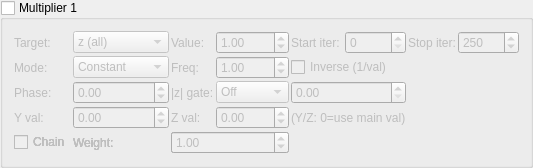
   <widget class="MyGroupBox" name="groupCheck_transf_multiplier_enabled_1_false">
    <property name="title"><string>Multiplier 1</string></property>
    <property name="checkable"><bool>true</bool></property>
    <property name="checked"><bool>false</bool></property>
    <layout class="QGridLayout" name="gridLayout_mult1">
     <property name="spacing"><number>2</number></property>
     <item row="0" column="0">
      <widget class="QLabel"><property name="text"><string>Target:</string></property></widget>
     </item>
     <item row="0" column="1">
      <widget class="MyComboBox" name="comboBox_transf_multiplier_mode_1">
       <item><property name="text"><string notr="true">z (all)</string></property></item>
       <item><property name="text"><string notr="true">z.x</string></property></item>
       <item><property name="text"><string notr="true">z.y</string></property></item>
       <item><property name="text"><string notr="true">z.z</string></property></item>
       <item><property name="text"><string notr="true">DE</string></property></item>
       <item><property name="text"><string notr="true">color</string></property></item>
        <item><property name="text"><string notr="true">z.w</string></property></item>
        <item><property name="text"><string notr="true">z.xy</string></property></item>
        <item><property name="text"><string notr="true">z.xz</string></property></item>
        <item><property name="text"><string notr="true">z.yz</string></property></item>
        <item><property name="text"><string notr="true">color accum</string></property></item>
      </widget>
     </item>
     <item row="0" column="2">
      <widget class="QLabel"><property name="text"><string>Value:</string></property></widget>
     </item>
     <item row="0" column="3">
      <widget class="MyDoubleSpinBox" name="spinbox_transf_multiplier_scale_1">
       <property name="minimum"><double>-100.0</double></property><property name="maximum"><double>100.0</double></property>
       <property name="singleStep"><double>0.01</double></property><property name="value"><double>1.0</double></property>
      </widget>
     </item>
     <item row="0" column="4">
      <widget class="QLabel"><property name="text"><string>Start iter:</string></property></widget>
     </item>
     <item row="0" column="5">
      <widget class="MySpinBox" name="spinboxInt_transf_multiplier_start_iter_1">
       <property name="minimum"><number>0</number></property><property name="maximum"><number>10000</number></property>
       <property name="value"><number>0</number></property>
      </widget>
     </item>
     <item row="0" column="6">
      <widget class="QLabel"><property name="text"><string>Stop iter:</string></property></widget>
     </item>
     <item row="0" column="7">
      <widget class="MySpinBox" name="spinboxInt_transf_multiplier_stop_iter_1">
       <property name="minimum"><number>0</number></property><property name="maximum"><number>10000</number></property>
       <property name="value"><number>250</number></property>
      </widget>
     </item>
      <item row="1" column="0">
       <widget class="QLabel"><property name="text"><string>Mode:</string></property></widget>
      </item>
      <item row="1" column="1">
       <widget class="MyComboBox" name="comboBox_transf_multiplier_value_mode_1">
        <item><property name="text"><string notr="true">Constant</string></property></item>
        <item><property name="text"><string notr="true">Sine</string></property></item>
        <item><property name="text"><string notr="true">Ramp</string></property></item>
        <item><property name="text"><string notr="true">Exponential</string></property></item>
        <item><property name="text"><string notr="true">Triangle</string></property></item>
        <item><property name="text"><string notr="true">Square</string></property></item>
        <item><property name="text"><string notr="true">Smoothstep</string></property></item>
        <item><property name="text"><string notr="true">Noise</string></property></item>
        <item><property name="text"><string notr="true">Ping-pong</string></property></item>
        <item><property name="text"><string notr="true">Stepped</string></property></item>
       </widget>
      </item>
      <item row="1" column="2">
       <widget class="QLabel"><property name="text"><string>Freq:</string></property></widget>
      </item>
      <item row="1" column="3">
       <widget class="MyDoubleSpinBox" name="spinbox_transf_multiplier_frequency_1">
        <property name="minimum"><double>0.01</double></property><property name="maximum"><double>100.0</double></property>
        <property name="singleStep"><double>0.1</double></property><property name="value"><double>1.0</double></property>
       </widget>
      </item>
      <item row="1" column="4" colspan="2">
       <widget class="MyCheckBox" name="checkBox_transf_multiplier_inverse_1">
        <property name="text"><string>Inverse (1/val)</string></property>
       </widget>
      </item>
      <item row="2" column="0">
       <widget class="QLabel"><property name="text"><string>Phase:</string></property></widget>
      </item>
      <item row="2" column="1">
       <widget class="MyDoubleSpinBox" name="spinbox_transf_multiplier_phase_1">
        <property name="minimum"><double>-10.0</double></property><property name="maximum"><double>10.0</double></property>
        <property name="singleStep"><double>0.1</double></property><property name="value"><double>0.0</double></property>
       </widget>
      </item>
      <item row="2" column="2">
       <widget class="QLabel"><property name="text"><string>|z| gate:</string></property></widget>
      </item>
      <item row="2" column="3">
       <widget class="MyComboBox" name="comboBox_transf_multiplier_threshold_mode_1">
        <item><property name="text"><string notr="true">Off</string></property></item>
        <item><property name="text"><string notr="true">&gt; thresh</string></property></item>
        <item><property name="text"><string notr="true">&lt; thresh</string></property></item>
       </widget>
      </item>
      <item row="2" column="4" colspan="2">
       <widget class="MyDoubleSpinBox" name="spinbox_transf_multiplier_threshold_1">
        <property name="minimum"><double>0.0</double></property><property name="maximum"><double>1000.0</double></property>
        <property name="singleStep"><double>0.1</double></property><property name="value"><double>0.0</double></property>
       </widget>
      </item>
      <item row="3" column="0">
       <widget class="QLabel"><property name="text"><string>Y val:</string></property></widget>
      </item>
      <item row="3" column="1">
       <widget class="MyDoubleSpinBox" name="spinbox_transf_multiplier_scale_y_1">
        <property name="minimum"><double>-100.0</double></property><property name="maximum"><double>100.0</double></property>
        <property name="singleStep"><double>0.01</double></property><property name="value"><double>0.0</double></property>
       </widget>
      </item>
      <item row="3" column="2">
       <widget class="QLabel"><property name="text"><string>Z val:</string></property></widget>
      </item>
      <item row="3" column="3">
       <widget class="MyDoubleSpinBox" name="spinbox_transf_multiplier_scale_z_1">
        <property name="minimum"><double>-100.0</double></property><property name="maximum"><double>100.0</double></property>
        <property name="singleStep"><double>0.01</double></property><property name="value"><double>0.0</double></property>
       </widget>
      </item>
      <item row="3" column="4" colspan="2">
       <widget class="QLabel"><property name="text"><string notr="true">(Y/Z: 0=use main val)</string></property></widget>
      </item>
      <item row="4" column="0">
       <widget class="MyCheckBox" name="checkBox_transf_multiplier_chain_5">
        <property name="text"><string>Chain</string></property>
       </widget>
      </item>
      <item row="4" column="1">
       <widget class="QLabel"><property name="text"><string>Weight:</string></property></widget>
      </item>
      <item row="4" column="2" colspan="2">
       <widget class="MyDoubleSpinBox" name="spinbox_transf_multiplier_weight_5">
        <property name="minimum"><double>0.0</double></property><property name="maximum"><double>10.0</double></property>
        <property name="singleStep"><double>0.1</double></property><property name="value"><double>1.0</double></property>
       </widget>
      </item>
      <item row="4" column="0">
       <widget class="MyCheckBox" name="checkBox_transf_multiplier_chain_4">
        <property name="text"><string>Chain</string></property>
       </widget>
      </item>
      <item row="4" column="1">
       <widget class="QLabel"><property name="text"><string>Weight:</string></property></widget>
      </item>
      <item row="4" column="2" colspan="2">
       <widget class="MyDoubleSpinBox" name="spinbox_transf_multiplier_weight_4">
        <property name="minimum"><double>0.0</double></property><property name="maximum"><double>10.0</double></property>
        <property name="singleStep"><double>0.1</double></property><property name="value"><double>1.0</double></property>
       </widget>
      </item>
      <item row="4" column="0">
       <widget class="MyCheckBox" name="checkBox_transf_multiplier_chain_3">
        <property name="text"><string>Chain</string></property>
       </widget>
      </item>
      <item row="4" column="1">
       <widget class="QLabel"><property name="text"><string>Weight:</string></property></widget>
      </item>
      <item row="4" column="2" colspan="2">
       <widget class="MyDoubleSpinBox" name="spinbox_transf_multiplier_weight_3">
        <property name="minimum"><double>0.0</double></property><property name="maximum"><double>10.0</double></property>
        <property name="singleStep"><double>0.1</double></property><property name="value"><double>1.0</double></property>
       </widget>
      </item>
      <item row="4" column="0">
       <widget class="MyCheckBox" name="checkBox_transf_multiplier_chain_2">
        <property name="text"><string>Chain</string></property>
       </widget>
      </item>
      <item row="4" column="1">
       <widget class="QLabel"><property name="text"><string>Weight:</string></property></widget>
      </item>
      <item row="4" column="2" colspan="2">
       <widget class="MyDoubleSpinBox" name="spinbox_transf_multiplier_weight_2">
        <property name="minimum"><double>0.0</double></property><property name="maximum"><double>10.0</double></property>
        <property name="singleStep"><double>0.1</double></property><property name="value"><double>1.0</double></property>
       </widget>
      </item>
      <item row="4" column="0">
       <widget class="MyCheckBox" name="checkBox_transf_multiplier_chain_1">
        <property name="text"><string>Chain</string></property>
       </widget>
      </item>
      <item row="4" column="1">
       <widget class="QLabel"><property name="text"><string>Weight:</string></property></widget>
      </item>
      <item row="4" column="2" colspan="2">
       <widget class="MyDoubleSpinBox" name="spinbox_transf_multiplier_weight_1">
        <property name="minimum"><double>0.0</double></property><property name="maximum"><double>10.0</double></property>
        <property name="singleStep"><double>0.1</double></property><property name="value"><double>1.0</double></property>
       </widget>
      </item>
    </layout>
   </widget>
